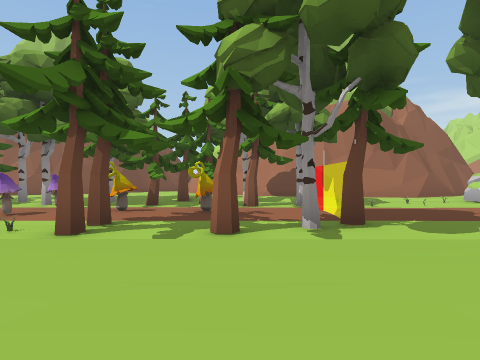
[1] (above)

17 first-person views from a walk through a Unity game level. The camera is 1.2 m above the floor, looks level and sees 80° across. The floor is counted in squares, 2 m on a side. Each view is taken from the middle of a square. On the plan, view 1 faces up. The plan holds only what a view shows up to about 9 squares ahead; the rest is blank. The place goes on beyond the plan. The player character is not drawn. Some animated figures are not drawn. Some surface patterns are stand-ins.

[2]
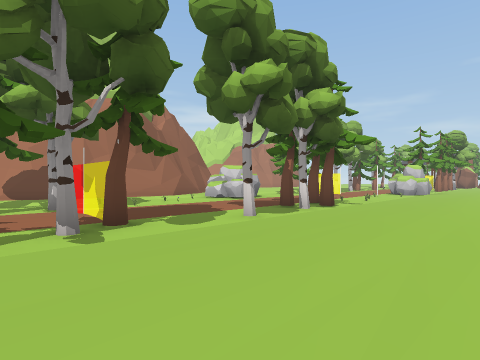

[3]
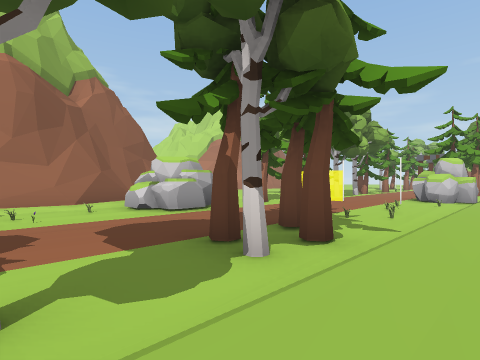

[4]
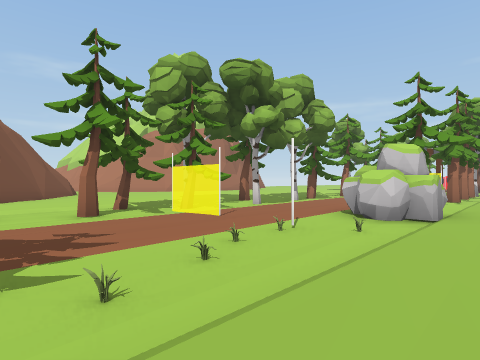

[5]
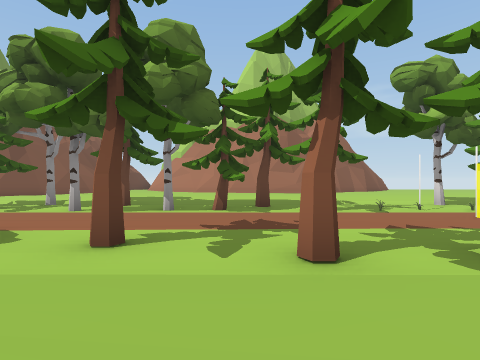

[6]
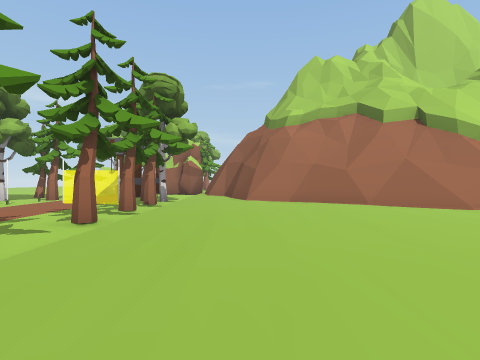

[7]
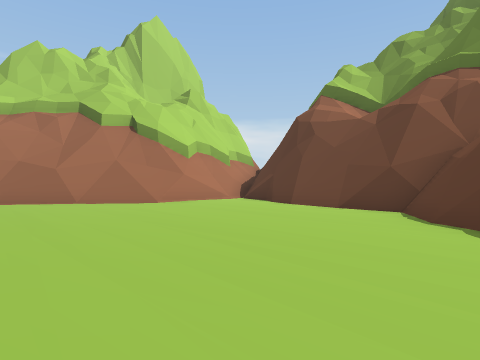

[8]
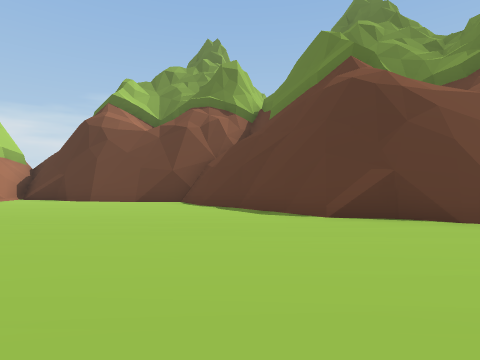

[9]
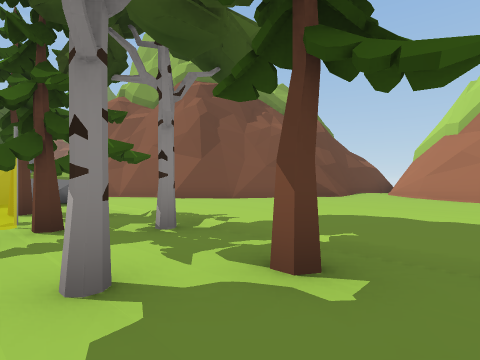

[10]
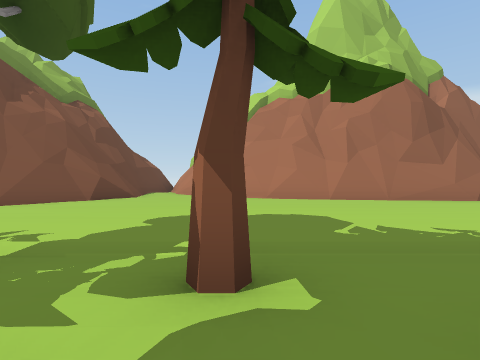

[11]
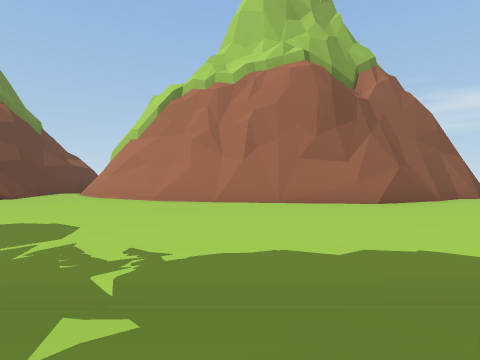

[12]
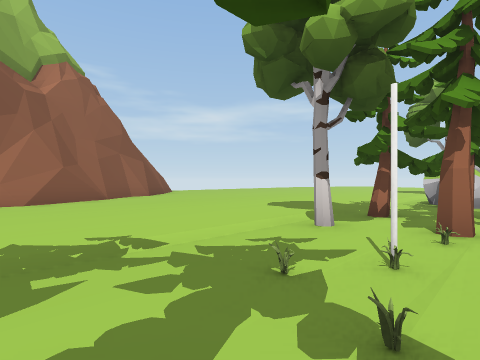

[13]
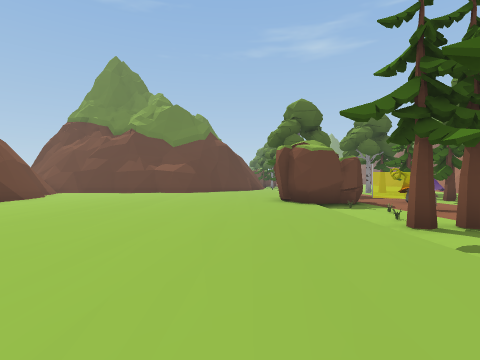

[14]
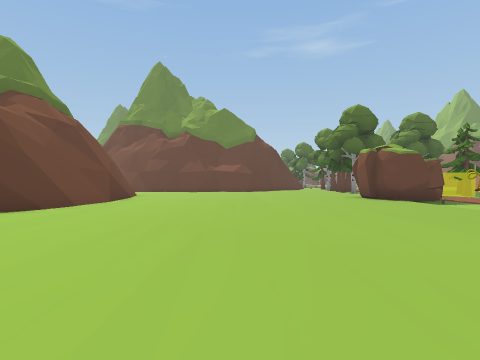

[15]
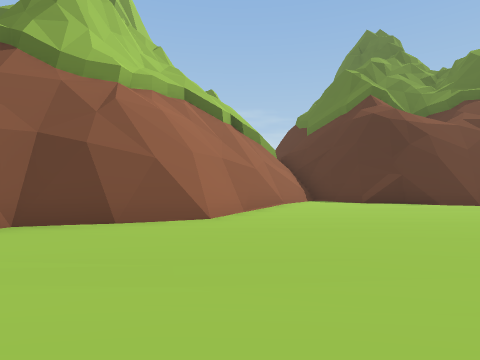

[16]
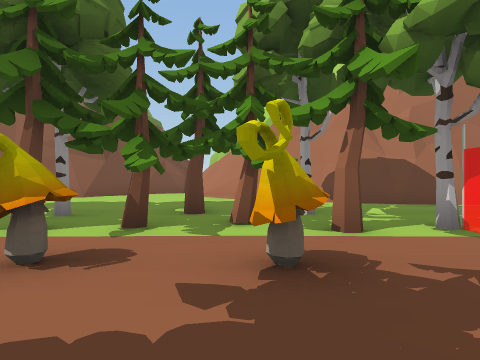

[17]
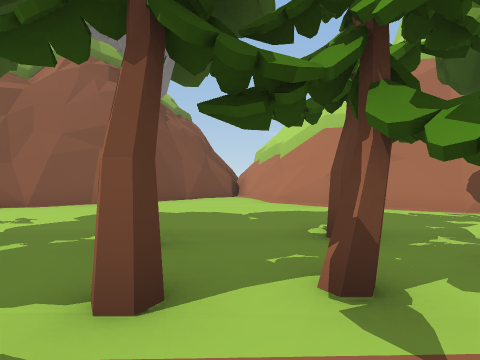

### Floor plan
Key: @ floor where view 1 was taken; # wall or solid block; . main floor; - floor 0.25 m lower than the main floor; / step, stairs or slope; = window, fence, low wall or low ledge; T tree; R rock; C white cylinder; O other object.
Columns run from 7 left of view 1 to 25 right of it. Each row starts with its distance up from view 1.
 17                    #..##
 16                    #...###     ##
 15   ##.#             #.....#######.
 14  ##..#            ##.............
 13 ##...##          ##..............
 12 ......###      ###...............
 11 ........########.................
 10 ........../###/ .................
  9  T-T-T-T------R R--C-T-T------O-T
  8 T.TT--T-.TO.OORR--TTT-T-T--TT-COT
  7 T--O-T-T-CO---------T-----T--OO--
  6 .O...OO..O.........O..........O.
  5 ..-O..... .--......O..........#-
  4 OOOOOT-TTT-T-TT-OOOCORRR-T-TTTOT
  3 OO///////.////////////R///////T/
  2 ................................
  1 ...............................#
  0 .......@.....      ............#
 -1 ............      ............##
 -2 .............    ##...........#
 -3 ...........##     ###........##
 -4 ..........##        #.......=#
 -5 .........##         ###.....##
 -6 ####.....#            ####..=
 -7   #####.##              #####
 -8       ###

Where each view was taken, in squares from view 1:
view 1: 0 up, 0 right, facing up
view 2: 0 up, 0 right, facing up-right
view 3: 2 up, 4 right, facing up-right
view 4: 2 up, 9 right, facing up-right
view 5: 1 up, 19 right, facing up
view 6: 1 up, 15 right, facing right
view 7: 0 up, 14 right, facing down-right
view 8: 2 up, 14 right, facing down
view 9: 7 up, 17 right, facing up-left
view 10: 7 up, 16 right, facing up
view 11: 8 up, 19 right, facing up
view 12: 7 up, 21 right, facing up-right
view 13: 1 up, 2 right, facing left
view 14: 2 down, 3 right, facing left
view 15: 1 up, 2 right, facing down
view 16: 4 up, 1 left, facing up
view 17: 6 up, 3 left, facing up
